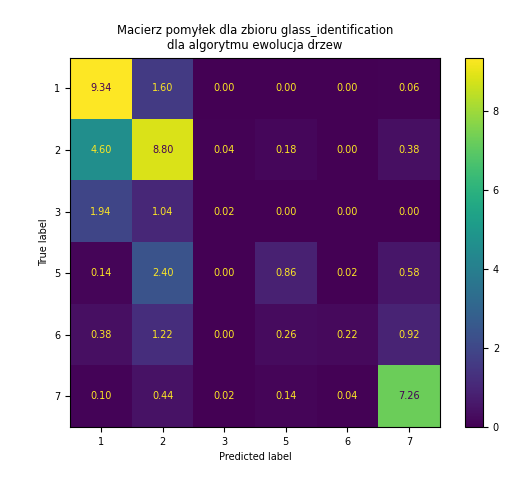
#> input picture final_docs_assets/plots/confusion_ewolucja drzew_glass_identification.png, 525 x 479 px; its folder holds 4 pictures in this run
$ python convert.py
#> lines starting #> are read from the running program, lines starting #| are printed output that depends on the picture
from PIL import Image
import os

for name in os.listdir("."):
    if "confusion_" == name[:len("confusion_")]:
        im = Image.open(name)
#> im is the input picture: PIL image 525x479 RGBA; mean R, G, B, A 151.8, 130.6, 159.7, 255
        im = im.crop((37, 0, im.size[0] - 78, im.size[1] - 1))
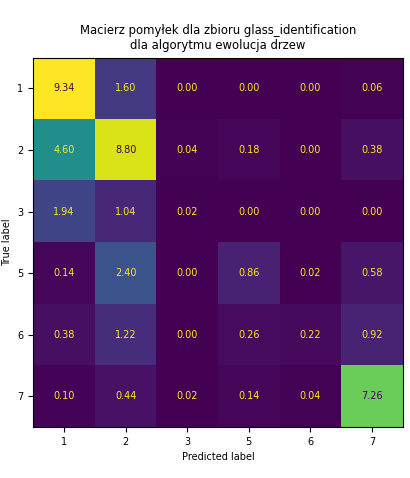
#> im: PIL image 410x478 RGBA; mean R, G, B, A 129.3, 100.3, 138.5, 255
        im.save(f'{name}')
#> pass 2 of the loop `for name in os.listdir("."):`:
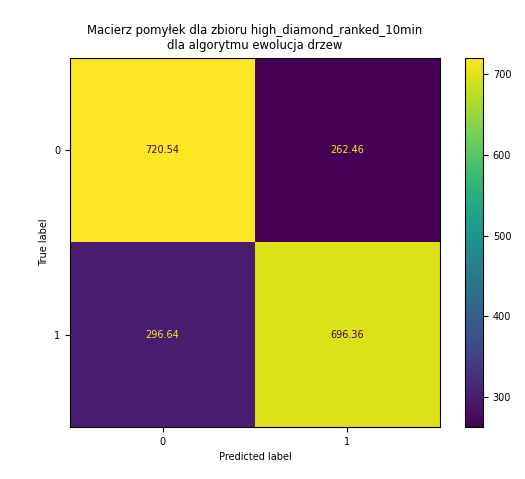
#> input picture final_docs_assets/plots/confusion_ewolucja drzew_high_diamond_ranked_10min.png, 525 x 479 px
#> im is the input picture: PIL image 525x479 RGBA; mean R, G, B, A 191.3, 175.6, 143.6, 255
#> `im = im.crop((37, 0, im.size[0] - 78, im.size[1] - 1))`:
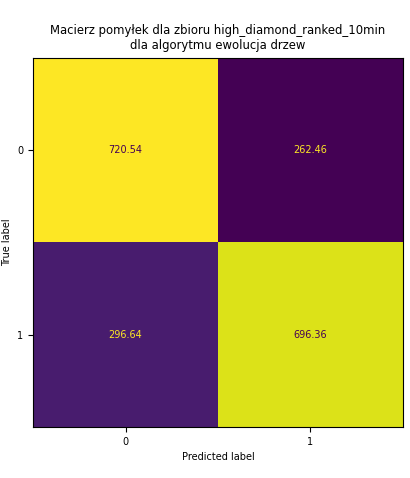
#> im: PIL image 410x478 RGBA; mean R, G, B, A 180.2, 158.3, 118.1, 255
#> pass 3 of the loop `for name in os.listdir("."):`:
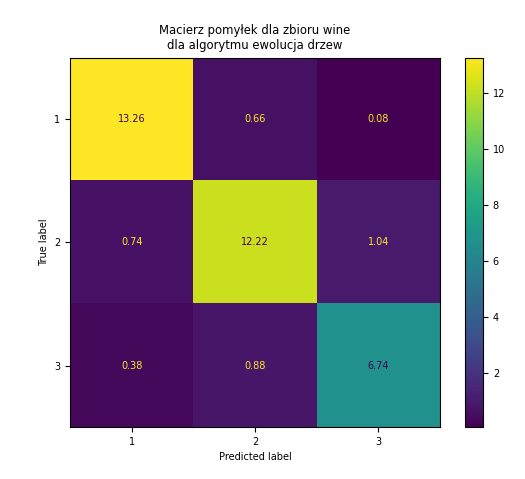
#> input picture final_docs_assets/plots/confusion_ewolucja drzew_wine.png, 525 x 479 px
#> im is the input picture: PIL image 525x479 RGBA; mean R, G, B, A 163.6, 152, 157.4, 255
#> `im = im.crop((37, 0, im.size[0] - 78, im.size[1] - 1))`:
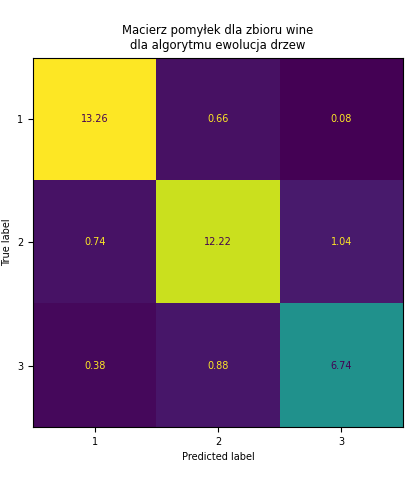
#> im: PIL image 410x478 RGBA; mean R, G, B, A 144.5, 127.9, 135.7, 255
#> the loop made 5 passes; the first 3 are shown
